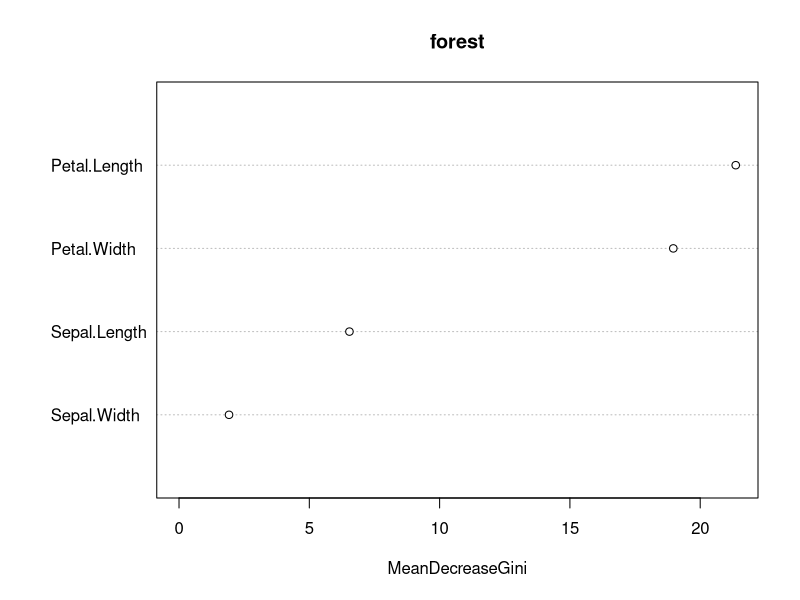
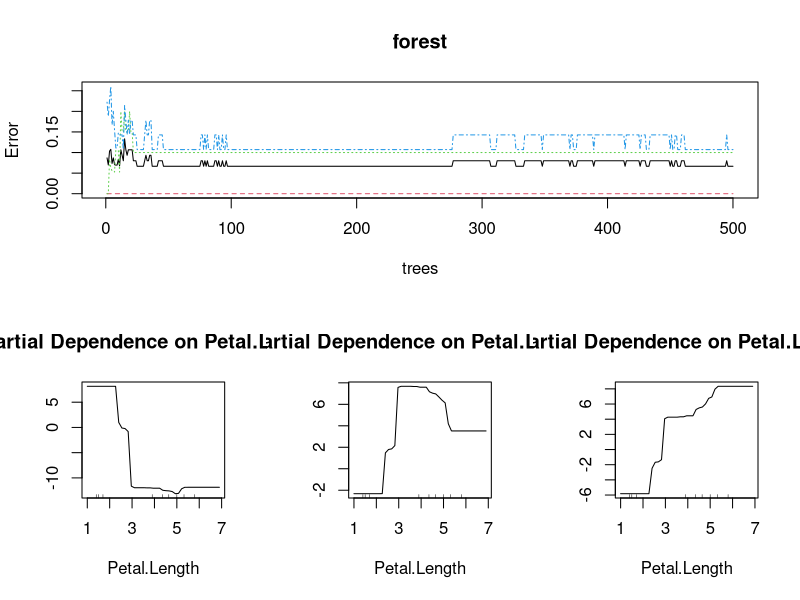

These charts were generated, in order, by the following R code:
# install.package("randomForest")
library(randomForest)
library(rpart) 
library(RColorBrewer)

# random sampling
n <- nrow(iris)
s <- sample(n,n*0.5)
iris.train <- iris[s,]
iris.test <- iris[-s,]

# random forest
forest <- randomForest(Species~., data=iris.train, ntree=500, proximity=TRUE)
pred.forest <- predict(forest, newdata=iris.test, type="class")
table(pred.forest, iris.test[,5])

# decision tree
tree <- rpart(Species~.,data=iris.train)
pred.rpart <- predict(tree, iris.test, type="class")
table(pred.rpart, iris.test[,5])

# importance
getTree(forest, 1, labelVar=TRUE)
varImpPlot(forest)

# report
split.screen(c(2,1))
split.screen(c(1,3), screen = 2)
screen(3); partialPlot(forest, iris, Petal.Length, "setosa")
screen(4); partialPlot(forest, iris, Petal.Length, "versicolor")
screen(5); partialPlot(forest, iris, Petal.Length, "virginica")
split.screen(c(2,1), screen = 1)
screen(1); plot(forest) 
close.screen(all=T)
